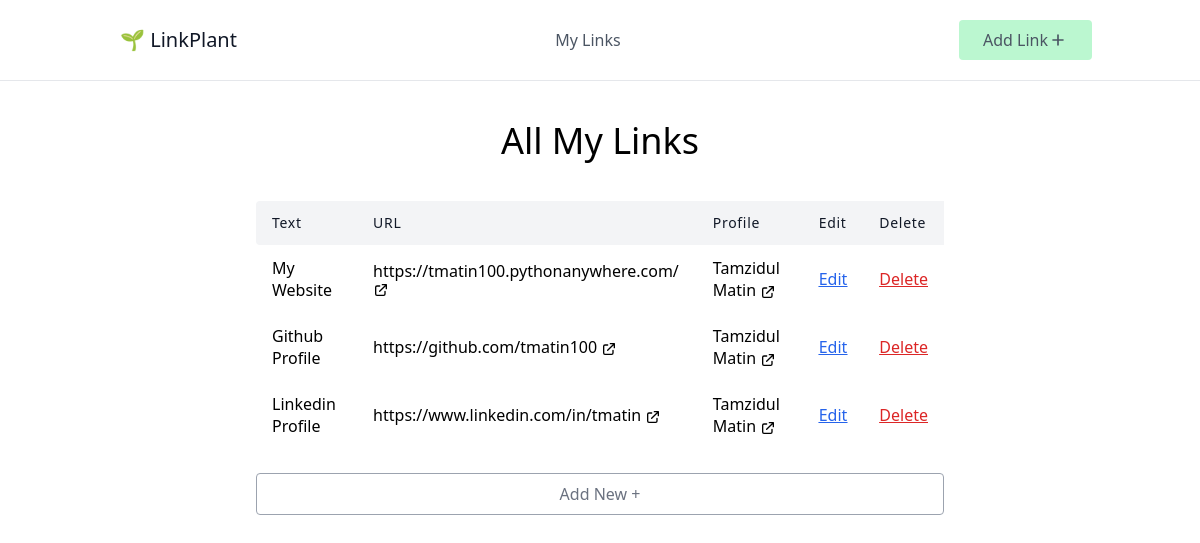
The page / on the database its author committed.
### link_plant/models.py (models this page shows, shortened)
class Link(models.Model):
    text = models.CharField(max_length=100)
    url = models.URLField()
    profile = models.ForeignKey(Profile, on_delete=models.CASCADE, related_name='links') # CASCADE deletes everything associated with a profile when deleted

class Profile(models.Model):
    BG_CHOICES=(
        ('blue', 'Blue'),
        ('green', 'Green'),
        ('yellow', 'Yellow'),
    )
    name = models.CharField(max_length=100)
    slug = models.SlugField(max_length=100)
    bg_color = models.CharField(max_length=50, choices=BG_CHOICES)

### link_plant/views.py (the view)
# urls.py: path('', LinkListView.as_view(), name="link-list"),
class LinkListView(ListView):
    model = Link

### link_plant/templates/link_plant/link_list.html
{% extends 'link_plant/_base.html' %}
{% block content %}
<h1 class="text-4xl text-center mb-10">All My Links</h1>
<div class="w-full mx-auto overflow-auto">
    <table class="table-auto w-full text-left whitespace-no-wrap">
        <thead>
            <tr>
                <th class="px-4 py-3 title-font tracking-wider font-medium text-gray-900 text-sm bg-gray-100 rounded-tl rounded-bl">Text</th>
                <th class="px-4 py-3 title-font tracking-wider font-medium text-gray-900 text-sm bg-gray-100">URL</th>
                <th class="px-4 py-3 title-font tracking-wider font-medium text-gray-900 text-sm bg-gray-100">Profile</th>
                <th class="px-4 py-3 title-font tracking-wider font-medium text-gray-900 text-sm bg-gray-100">Edit</th>
                <th class="px-4 py-3 title-font tracking-wider font-medium text-gray-900 text-sm bg-gray-100">Delete</th>
            </tr>
        </thead>
        <tbody>
            {% for link in object_list %}
            <tr>
                <td class="px-4 py-3">{{link.text}}</td>
                <td class="px-4 py-3">
                    <a href="{{link.url}}" target="_blank">
                        {{link.url}}
                        <svg xmlns="http://www.w3.org/2000/svg" class="h-4 w-4 inline" fill="none" viewBox="0 0 24 24" stroke="currentColor" stroke-width="2">
                        <path stroke-linecap="round" stroke-linejoin="round" d="M10 6H6a2 2 0 00-2 2v10a2 2 0 002 2h10a2 2 0 002-2v-4M14 4h6m0 0v6m0-6L10 14" />
                        </svg>
                    </a>
                </td>
                <td class="px-4 py-3">
                    <a href="{% url 'profile' link.profile.slug %}" target="_blank">
                        {{link.profile.name}}
                        <svg xmlns="http://www.w3.org/2000/svg" class="h-4 w-4 inline" fill="none" viewBox="0 0 24 24" stroke="currentColor" stroke-width="2">
                        <path stroke-linecap="round" stroke-linejoin="round" d="M10 6H6a2 2 0 00-2 2v10a2 2 0 002 2h10a2 2 0 002-2v-4M14 4h6m0 0v6m0-6L10 14" />
                        </svg>
                    </a>
                </td>
                <td class="px-4 py-3 underline text-blue-600"><a href="{% url 'link-update' link.id %}">Edit</a></td>
                <td class="px-4 py-3 underline text-red-600"><a href="{% url 'link-delete' link.id %}">Delete</a></td>
            </tr>
        {% endfor %}
      </tbody>
    </table>
    <a href="{% url 'link-create' %}">
        <p class="mt-6 py-2 w-full border rounded border-gray-400 text-center text-gray-500 hover:cursor-pointer hover:bg-gray-100 hover:border-gray-500">
            Add New +
        </p>
    </a>
  </div>
{% endblock content %}

### link_plant/templates/link_plant/_base.html (shortened to what this page needs)
<html>
    <head>
        <script src="https://cdn.tailwindcss.com"></script>
    </head>
    <body>
        <header class="text-gray-600 body-font border-b">
            <div class="container mx-auto flex flex-wrap p-5 flex-col md:flex-row items-center">
              <a href="{% url 'link-list' %}" class="flex title-font font-medium items-center text-gray-900 mb-4 md:mb-0">
                <span class="ml-3 text-xl">🌱 LinkPlant</span>
              </a>
              <nav class="md:ml-auto md:mr-auto flex flex-wrap items-center text-base justify-center">
                <a href="{% url 'link-list' %}" class="mr-5 hover:text-gray-900">My Links</a>
              </nav>
              <a href="{% url 'link-create' %}">
                <button class="inline-flex items-center bg-green-200 border-0 py-2 px-6 focus:outline-none hover:bg-green-300 rounded text-base mt-4 md:mt-0">Add Link
                    <svg xmlns="http://www.w3.org/2000/svg" class="h-5 w-5" fill="none" viewBox="0 0 24 24" stroke="currentColor" stroke-width="2">
                        <path stroke-linecap="round" stroke-linejoin="round" d="M12 6v6m0 0v6m0-6h6m-6 0H6" />
                    </svg>
                </button>
            </a>
            </div>
          </header>
          <div class="container mx-auto">
            <div class="sm:w-3/4 mx-auto sm:p-10">
                {% block content %}
                {% endblock content %}
            </div>
            </div>
    </body>
</html>

### rows shown on the page
Link: text "My Website", url "https://tmatin100.pythonanywhere.com/", profile.name "Tamzidul Matin"
Link: text "Github Profile", url "https://github.com/tmatin100", profile.name "Tamzidul Matin"
Link: text "Linkedin Profile", url "https://www.linkedin.com/in/tmatin", profile.name "Tamzidul Matin"
